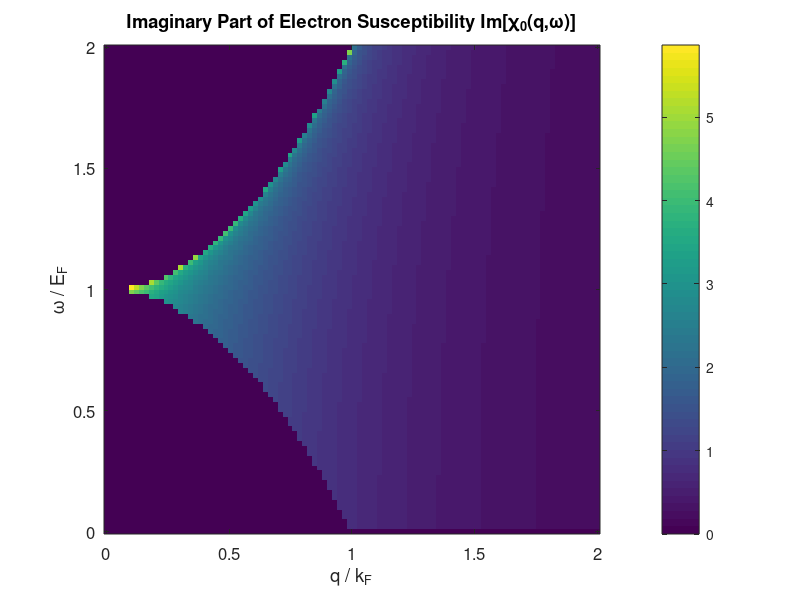

MATLAB code for this plot:
% MATLAB script to compute Im[χ_0(q,ω)] in a 2D free electron gas
% Governs electr on-hole pair decay rates
clear; clc;

%% Define Physical Constants (in atomic units where ħ = m_e = 1)
Ef = 1.0;        % Fermi energy (sets energy scale) ~1 eV for typical metals
kF = sqrt(2*Ef); % Fermi wavevector (2D free electron gas)  
nq = 100;        % Number of q points
nw = 100;        % Number of frequency points

% Define q and ω ranges (normalized to kF and Ef)
q_vals = linspace(0, 2*kF, nq);   % Momentum transfer q (0 to 2*kF)
omega_vals = linspace(0, 2*Ef, nw); % Energy transfer ω (0 to 2*Ef)

% Initialize χ_0(q,ω)
ImChi0 = zeros(nq, nw);

%% Compute the Imaginary Part of χ_0(q,ω)
for iq = 1:nq
    q = q_vals(iq);
    for iw = 1:nw
        omega = omega_vals(iw);
        
        % Limits for electron-hole excitations (Landau damping region)
        q2 = q^2 / 2; % (q^2 / 2m, with m=1 in atomic units)
        omega_min = max(0, Ef - q2); % Lower bound for particle-hole excitations
        omega_max = Ef + q2;         % Upper bound
        
        % Im[χ_0(q,ω)] exists only in this window due to energy conservation
        if omega_min < omega && omega < omega_max
            ImChi0(iq, iw) = pi * Ef / (q * sqrt(omega_max^2 - omega^2));  
        else
            ImChi0(iq, iw) = 0; % No available states outside the range
        end
    end
end



%% Visualization of Im[χ_0(q,ω)] with Better Contrast
figure;
imagesc(q_vals/kF, omega_vals/Ef, log1p(ImChi0')); % log1p for better contrast
axis xy; 
colorbar;

% Use a high-contrast colormap (e.g., "plasma" or "magma")
colormap();

% Adjust color limits to enhance visibility
caxis([0 log1p(max(ImChi0(:))) * 0.8]); 

% Annotations
xlabel('q / k_F', 'FontSize', 12);
ylabel('\omega / E_F', 'FontSize', 12);
title('Imaginary Part of Electron Susceptibility Im[\chi_0(q,\omega)]', 'FontSize', 14);
set(gca, 'FontSize', 12);
